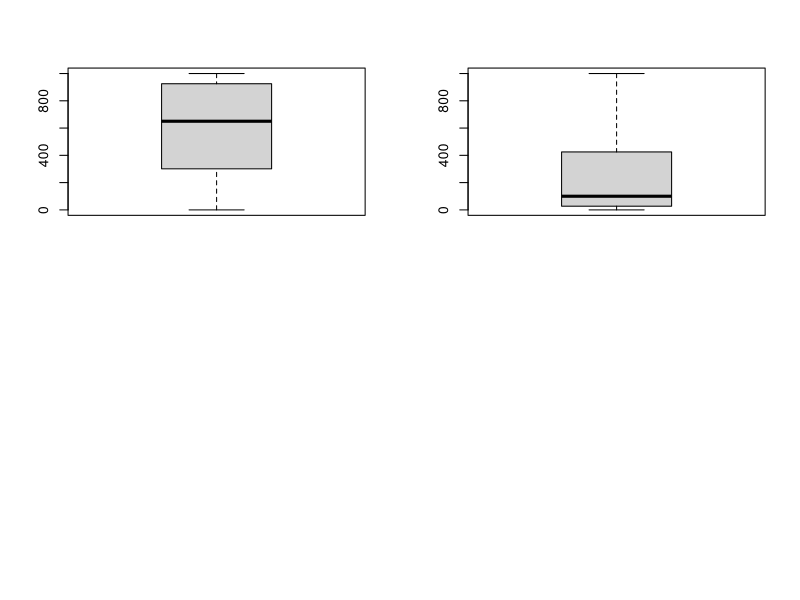

Here is the R script that generated this plot:


##1. What is the causal question that this experiment is attempting to address?
#A1 - That people are willing to spend more for the artist generated picture or not. Is there a causal relation between the price of the painting and the creator?

##2. How is replication, control and randomization implemented in this completely randomized designed experiment?
#A2. Replication - sent to all the HBAP students in two groups. The replication in each group (strata?)
# Control & Treatment -  
  #Right ans - Do you have that info or not? computer or artist. 
  #Control - The
# Randomisation - selection of students in two groups. CRD

#3. What types of biases may be present in this experiment, and how can they be overcome?
#A3. the half of the students may rely on the information given as which one is artist generated and which is computer generated. There would be another bias if the 'contaminations' had occured between the groups
# there is also possibility of no responses.

#  4. The file crd.csv contains a file of 60 names. Read this file into a data frame in R. Suppose we would
#like to randomize the people in this file into treatment and control for the current study. What R code
#would accomplish this?

crd = read.csv("data/crd.csv")
#inspect the data
View(crd)
nrow(crd)

#generate random T and C for large size. Use that for randomly assigning to crd later. There is no ask to do 50-50% so I do completely randomise distribution
randomTC = sample(c("Treatment","Control"),5000, repl=TRUE)
#view the output
randomTC[1:60]

#add new variable to the frame. Use nrow() function to get the length of the crd data so if the csv changes with more data the code doesn't stop at 60 observations.
crd$random = randomTC[1:nrow(crd)]

#view the data for sanity
crd$random[1:60]
#View(crd)

#check how the randomised distribution of T and C looks like
nrow(crd[crd$random=='Treatment',])
nrow(crd[crd$random=='Control',])

 

#  5. The file paintings_crd.csv, stored in the file section of the RStudio workspace, contains three fields:
#  (1) id, (2) treatment (1=control, 2=treatment), and (3) dollar value assigned to the first painting.
#a) Read the data file into a data frame in RStudio. What is the number of responses? What are the
#number of control participants and treatment participants in the study?

paintings = read.csv("data/paintings_crd.csv")

nrow(paintings)
# What is the number of responses? = 69

dim(paintings[paintings$treatment=="1",])
#What are the number of control participants = 34

dim(paintings[paintings$treatment=="2",])
#What are the number of treatment participants = 35

#  b) Compute the sample mean dollar amount of the first painting for the control group and the sample
#mean for the treatment group. What do you make of the difference?

controlGrp = paintings[paintings$treatment=="1",]
mean(controlGrp$amount)
treatmentGrp = paintings[paintings$treatment=="2",]
mean(treatmentGrp$amount)

#  c) Create side-by-side boxplots of the allocated price of the first painting between treatment and
#control. Interpret this graph. (In the next unit, we will be able to determine statistical significance of the difference)

par(mfrow=c(2,2))
boxplot(controlGrp$amount)
boxplot(treatmentGrp$amount)




